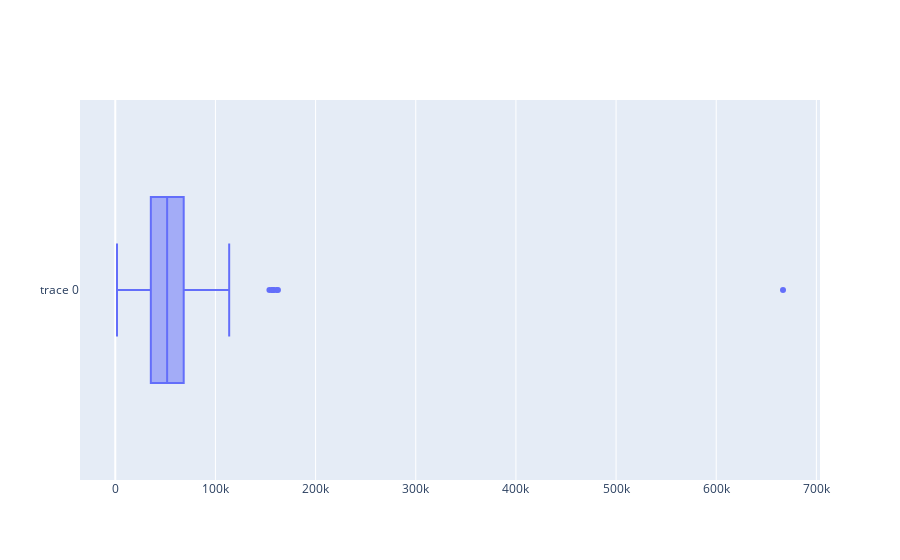

Write notebook code for a chart like this one.
### Code cell
import plotly.graph_objects as go
from plotly.offline import iplot, init_notebook_mode
import nbformat
fig = go.Figure()
fig.add_box(x=df['Income'], text=df['Income'])
iplot(fig)

### Figure 1 — Plotly figure (JSON) as saved in the notebook; plotly's stock layout.template omitted (floating-point values rounded to 4 significant figures; data arrays with more than 128 entries replaced by an {"elided": "..."} marker saying what was removed)
{"data": [{"text": {"elided": "2233 float values"}, "type": "box", "x": {"elided": "2233 float values"}}], "layout": {"autosize": true, "xaxis": {"autorange": true, "range": [-35210.0, 703600.0], "type": "linear"}, "yaxis": {"autorange": true, "range": [-0.5, 0.5], "type": "category"}}}
